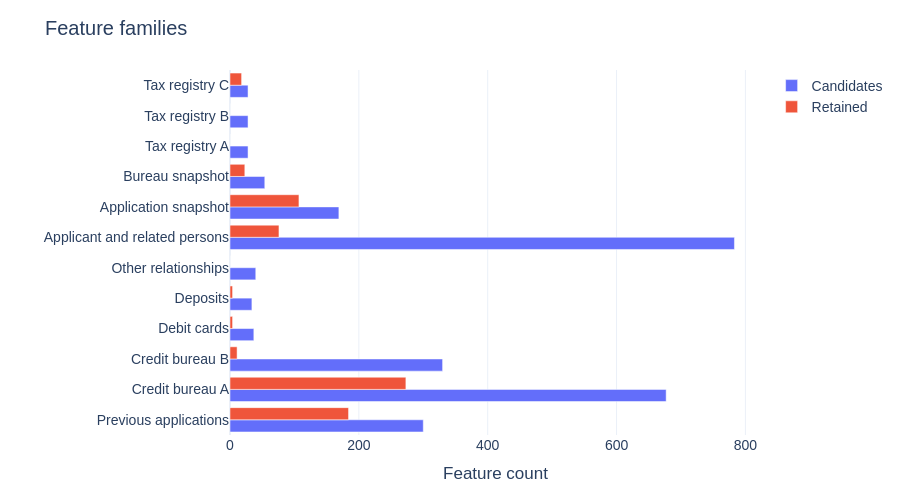
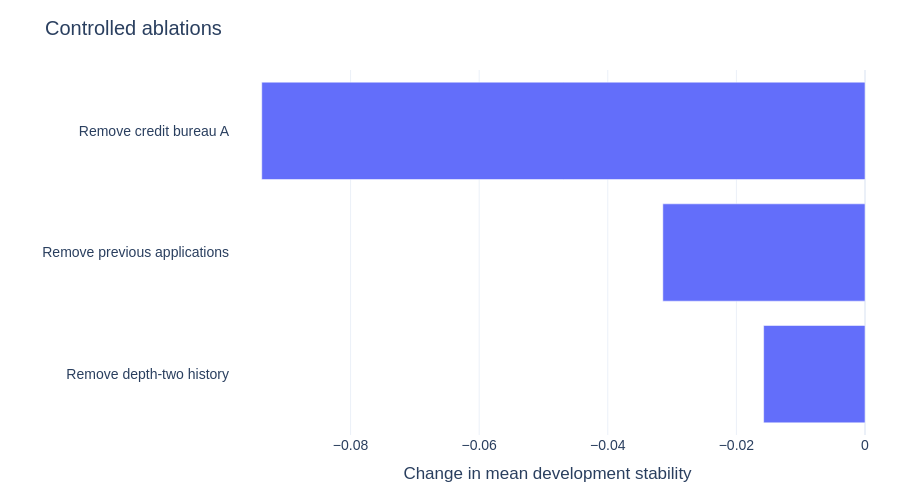

Notebook cell for these charts, in order:
### Markdown cell above
## Where the information comes from

Credit-bureau records describe overdue payments, balances and historical loan
behavior. Previous applications describe earlier affordability and credit demand.
Person tables distinguish the applicant from related people; tax, deposit and
debit-card tables contribute additional historical context. The application and
bureau snapshots supply current-at-application summaries.

Dates become offsets from `date_decision`; counts use the previous 30, 180, 365,
730 and 1,825 days. Group-index first/last features describe source ordering,
**not a verified chronological trend**. Availability relies on the competition's
application-time snapshots, not a production event-time lineage guarantee.

### Code cell
from home_credit.modeling.portfolio_report import display_charts

display(pd.DataFrame(features["families"]).fillna(0).set_index("family"))
display_charts(evidence, "features")

### Figure 1 — Plotly figure (JSON) as saved in the notebook; plotly's stock layout.template omitted (floating-point values rounded to 4 significant figures)
{"data": [{"name": "Candidates", "orientation": "h", "type": "bar", "x": [300, 677, 330, 37, 34, 40, 783, 169, 54, 28, 28, 28], "y": ["Previous applications", "Credit bureau A", "Credit bureau B", "Debit cards", "Deposits", "Other relationships", "Applicant and related persons", "Application snapshot", "Bureau snapshot", "Tax registry A", "Tax registry B", "Tax registry C"]}, {"name": "Retained", "orientation": "h", "type": "bar", "x": [184, 273, 11, 4, 4, 0, 76, 107, 23, 0, 0, 18], "y": ["Previous applications", "Credit bureau A", "Credit bureau B", "Debit cards", "Deposits", "Other relationships", "Applicant and related persons", "Application snapshot", "Bureau snapshot", "Tax registry A", "Tax registry B", "Tax registry C"]}], "layout": {"barmode": "group", "font": {"family": "Arial, sans-serif", "size": 14}, "height": 500, "margin": {"b": 65, "l": 230, "r": 35, "t": 70}, "title": {"text": "Feature families"}, "xaxis": {"title": {"text": "Feature count"}}}}

### Figure 2 — Plotly figure (JSON) as saved in the notebook; plotly's stock layout.template omitted (floating-point values rounded to 4 significant figures)
{"data": [{"orientation": "h", "type": "bar", "x": [-0.01576, -0.03144, -0.09381], "y": ["Remove depth-two history", "Remove previous applications", "Remove credit bureau A"]}], "layout": {"font": {"family": "Arial, sans-serif", "size": 14}, "height": 500, "margin": {"b": 65, "l": 230, "r": 35, "t": 70}, "title": {"text": "Controlled ablations"}, "xaxis": {"title": {"text": "Change in mean development stability"}}}}
